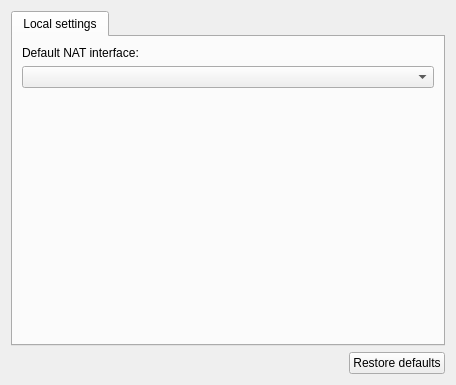
<?xml version="1.0" encoding="UTF-8"?>
<ui version="4.0">
 <class>BuiltinPreferencesPageWidget</class>
 <widget class="QWidget" name="BuiltinPreferencesPageWidget">
  <property name="geometry">
   <rect>
    <x>0</x>
    <y>0</y>
    <width>456</width>
    <height>385</height>
   </rect>
  </property>
  <property name="windowTitle">
   <string>Built-in</string>
  </property>
  <layout class="QVBoxLayout" name="verticalLayout">
   <item>
    <widget class="QTabWidget" name="uiTabWidget">
     <property name="contextMenuPolicy">
      <enum>Qt::CustomContextMenu</enum>
     </property>
     <property name="currentIndex">
      <number>0</number>
     </property>
     <widget class="QWidget" name="uiServerSettingsTabWidget">
      <attribute name="title">
       <string>Local settings</string>
      </attribute>
      <layout class="QGridLayout" name="gridLayout">
       <item row="0" column="0">
        <widget class="QLabel" name="label">
         <property name="text">
          <string>Default NAT interface:</string>
         </property>
        </widget>
       </item>
       <item row="1" column="0">
        <widget class="QComboBox" name="uiNATInterfaceComboBox"/>
       </item>
       <item row="2" column="0">
        <spacer name="verticalSpacer">
         <property name="orientation">
          <enum>Qt::Vertical</enum>
         </property>
         <property name="sizeHint" stdset="0">
          <size>
           <width>20</width>
           <height>5</height>
          </size>
         </property>
        </spacer>
       </item>
      </layout>
     </widget>
    </widget>
   </item>
   <item>
    <layout class="QHBoxLayout" name="horizontalLayout_2">
     <item>
      <spacer name="horizontalSpacer">
       <property name="orientation">
        <enum>Qt::Horizontal</enum>
       </property>
       <property name="sizeHint" stdset="0">
        <size>
         <width>254</width>
         <height>20</height>
        </size>
       </property>
      </spacer>
     </item>
     <item>
      <widget class="QPushButton" name="uiRestoreDefaultsPushButton">
       <property name="text">
        <string>Restore defaults</string>
       </property>
      </widget>
     </item>
    </layout>
   </item>
  </layout>
 </widget>
 <resources/>
 <connections/>
 <designerdata>
  <property name="gridDeltaX">
   <number>10</number>
  </property>
  <property name="gridDeltaY">
   <number>10</number>
  </property>
  <property name="gridSnapX">
   <bool>true</bool>
  </property>
  <property name="gridSnapY">
   <bool>true</bool>
  </property>
  <property name="gridVisible">
   <bool>true</bool>
  </property>
 </designerdata>
</ui>
